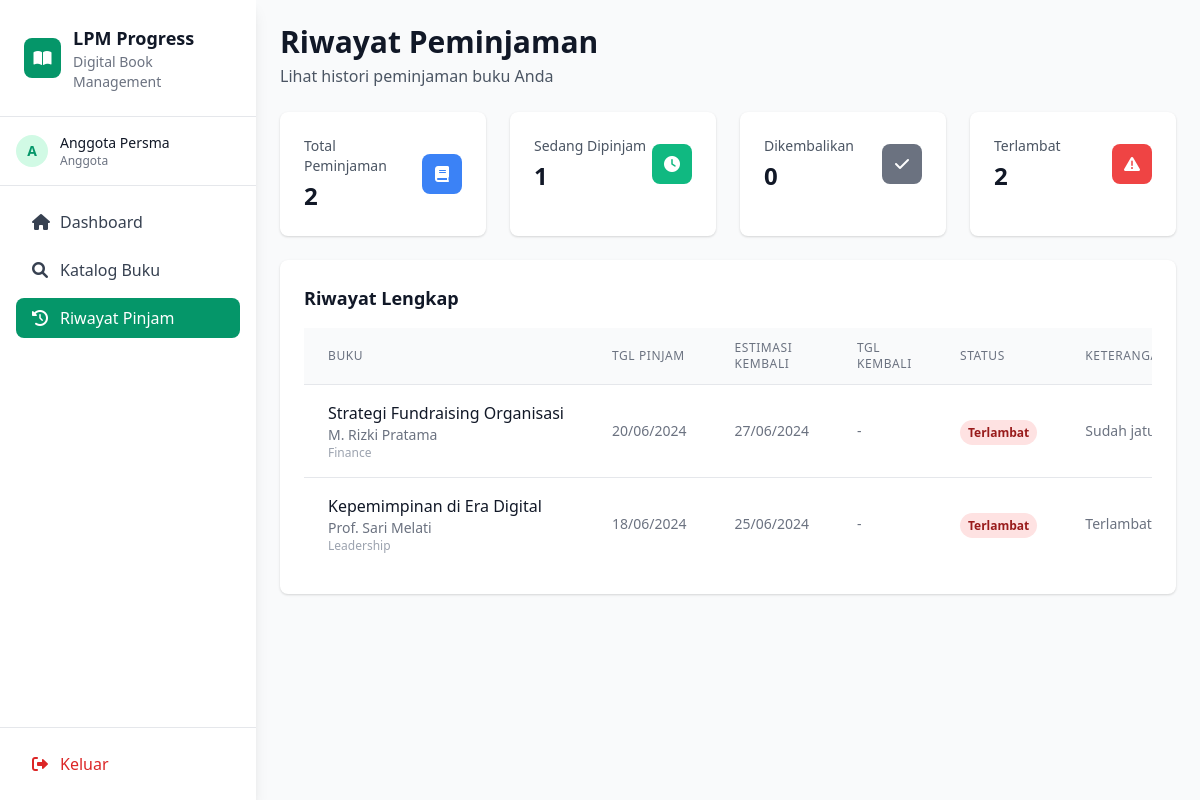
The page /pages/anggota/riwayat.php (signed in) on the database its author committed.
### tables this page shows
CREATE TABLE peminjaman (
    id_peminjaman INT AUTO_INCREMENT PRIMARY KEY,
    id_user INT,
    id_buku INT,
    tanggal_pinjam DATE NOT NULL,
    estimasi_kembali DATE NOT NULL,
    status ENUM('aktif', 'dikembalikan', 'terlambat') DEFAULT 'aktif',
    FOREIGN KEY (id_user) REFERENCES user(id_user),
    FOREIGN KEY (id_buku) REFERENCES buku(id_buku)
);

CREATE TABLE buku (
    id_buku INT AUTO_INCREMENT PRIMARY KEY,
    judul VARCHAR(200) NOT NULL,
    pengarang VARCHAR(100) NOT NULL,
    kategori VARCHAR(50),
    status ENUM('tersedia', 'dipinjam', 'rusak') DEFAULT 'tersedia'
);

### pages/anggota/riwayat.php (the view, shortened to what this page needs)
<?php
include '../../includes/header.php';
$database = new Database();
$db = $database->getConnection();
$user_id = $_SESSION['user_id'];
$query = "SELECT p.*, b.judul, b.pengarang, b.kategori, pen.tanggal_kembali,
          CASE
              WHEN p.estimasi_kembali < CURDATE() AND p.status = 'aktif' THEN 'terlambat'
              ELSE p.status
          END as status_real,
          CASE
              WHEN pen.tanggal_kembali IS NOT NULL THEN DATEDIFF(pen.tanggal_kembali, p.estimasi_kembali)
              WHEN p.estimasi_kembali < CURDATE() AND p.status = 'aktif' THEN DATEDIFF(CURDATE(), p.estimasi_kembali)
              ELSE 0
          END as days_late
          FROM peminjaman p
          JOIN buku b ON p.id_buku = b.id_buku
          LEFT JOIN pengembalian pen ON p.id_peminjaman = pen.id_peminjaman
          WHERE p.id_user = :user_id
          ORDER BY p.tanggal_pinjam DESC";
$stmt = $db->prepare($query);
$stmt->bindParam(':user_id', $user_id);
$stmt->execute();
$loans = $stmt->fetchAll(PDO::FETCH_ASSOC);
$total_loans = count($loans);
$active_loans = count(array_filter($loans, function($loan) { return $loan['status'] === 'aktif'; }));
$returned_loans = count(array_filter($loans, function($loan) { return $loan['status'] === 'dikembalikan'; }));
$overdue_loans = count(array_filter($loans, function($loan) { return $loan['status_real'] === 'terlambat'; }));
?>
<div class="flex h-screen bg-gray-50">
    <?php include '../../includes/sidebar.php'; ?>
    <main class="flex-1 overflow-auto">
        <div class="p-6 space-y-6">
            <div class="flex items-center justify-between">
                <div>
                    <h1 class="text-3xl font-bold text-gray-900">Riwayat Peminjaman</h1>
                    <p class="text-gray-600 mt-1">Lihat histori peminjaman buku Anda</p>
                </div>
            </div>
            <div class="grid grid-cols-1 md:grid-cols-4 gap-6">
                <div class="bg-white rounded-lg shadow p-6">
                    <div class="flex items-center justify-between">
                        <div>
                            <p class="text-sm font-medium text-gray-600">Total Peminjaman</p>
                            <p class="text-2xl font-bold text-gray-900 mt-1"><?php echo $total_loans; ?></p>
                        </div>
                        <div class="w-10 h-10 bg-blue-500 rounded-lg flex items-center justify-center">
                            <i class="fas fa-book text-white"></i>
                        </div>
                    </div>
                </div>
                <div class="bg-white rounded-lg shadow p-6">
                    <div class="flex items-center justify-between">
                        <div>
                            <p class="text-sm font-medium text-gray-600">Sedang Dipinjam</p>
                            <p class="text-2xl font-bold text-gray-900 mt-1"><?php echo $active_loans; ?></p>
                        </div>
                        <div class="w-10 h-10 bg-green-500 rounded-lg flex items-center justify-center">
                            <i class="fas fa-clock text-white"></i>
                        </div>
                    </div>
                </div>
                <div class="bg-white rounded-lg shadow p-6">
                    <div class="flex items-center justify-between">
                        <div>
                            <p class="text-sm font-medium text-gray-600">Dikembalikan</p>
                            <p class="text-2xl font-bold text-gray-900 mt-1"><?php echo $returned_loans; ?></p>
                        </div>
                        <div class="w-10 h-10 bg-gray-500 rounded-lg flex items-center justify-center">
                            <i class="fas fa-check text-white"></i>
                        </div>
                    </div>
                </div>
                <div class="bg-white rounded-lg shadow p-6">
                    <div class="flex items-center justify-between">
                        <div>
                            <p class="text-sm font-medium text-gray-600">Terlambat</p>
                            <p class="text-2xl font-bold text-gray-900 mt-1"><?php echo $overdue_loans; ?></p>
                        </div>
                        <div class="w-10 h-10 bg-red-500 rounded-lg flex items-center justify-center">
                            <i class="fas fa-exclamation-triangle text-white"></i>
                        </div>
                    </div>
                </div>
            </div>
            <div class="bg-white rounded-lg shadow">
                <div class="p-6">
                    <h3 class="text-lg font-semibold text-gray-900 mb-4">Riwayat Lengkap</h3>
                    <?php if (count($loans) > 0): ?>
                        <div class="overflow-x-auto">
                            <table class="min-w-full divide-y divide-gray-200">
                                <thead class="bg-gray-50">
                                    <tr>
                                        <th class="px-6 py-3 text-left text-xs font-medium text-gray-500 uppercase tracking-wider">Buku</th>
                                        <th class="px-6 py-3 text-left text-xs font-medium text-gray-500 uppercase tracking-wider">Tgl Pinjam</th>
                                        <th class="px-6 py-3 text-left text-xs font-medium text-gray-500 uppercase tracking-wider">Estimasi Kembali</th>
                                        <th class="px-6 py-3 text-left text-xs font-medium text-gray-500 uppercase tracking-wider">Tgl Kembali</th>
                                        <th class="px-6 py-3 text-left text-xs font-medium text-gray-500 uppercase tracking-wider">Status</th>
                                        <th class="px-6 py-3 text-left text-xs font-medium text-gray-500 uppercase tracking-wider">Keterangan</th>
                                    </tr>
                                </thead>
                                <tbody class="bg-white divide-y divide-gray-200">
                                    <?php foreach ($loans as $loan): ?>
                                    <tr>
                                        <td class="px-6 py-4 whitespace-nowrap">
                                            <div>
                                                <div class="font-medium text-gray-900"><?php echo htmlspecialchars($loan['judul']); ?></div>
                                                <div class="text-sm text-gray-500"><?php echo htmlspecialchars($loan['pengarang']); ?></div>
                                                <div class="text-xs text-gray-400"><?php echo htmlspecialchars($loan['kategori']); ?></div>
                                            </div>
                                        </td>
                                        <td class="px-6 py-4 whitespace-nowrap text-sm text-gray-500">
                                            <?php echo date('d/m/Y', strtotime($loan['tanggal_pinjam'])); ?>
                                        </td>
                                        <td class="px-6 py-4 whitespace-nowrap text-sm text-gray-500">
                                            <?php echo date('d/m/Y', strtotime($loan['estimasi_kembali'])); ?>
                                        </td>
                                        <td class="px-6 py-4 whitespace-nowrap text-sm text-gray-500">
                                            <?php echo $loan['tanggal_kembali'] ? date('d/m/Y', strtotime($loan['tanggal_kembali'])) : '-'; ?>
                                        </td>
                                        <td class="px-6 py-4 whitespace-nowrap">
                                            <span class="px-2 py-1 text-xs font-semibold rounded-full
                                                <?php
                                                switch($loan['status_real']) {
                                                    case 'terlambat': echo 'bg-red-100 text-red-800'; break;
                                                }
                                                ?>">
                                                <?php
                                                switch($loan['status_real']) {
                                                    case 'terlambat': echo 'Terlambat'; break;
                                                }
                                                ?>
                                            </span>
                                        </td>
                                        <td class="px-6 py-4 whitespace-nowrap text-sm text-gray-500">
                                            <?php
                                            if ($loan['days_late'] > 0) {
                                                echo "Terlambat " . $loan['days_late'] . " hari";
                                            } elseif ($loan['status'] === 'dikembalikan' && $loan['days_late'] < 0) {
                                                echo "Dikembalikan " . abs($loan['days_late']) . " hari lebih awal";
                                            } elseif ($loan['status'] === 'dikembalikan') {
                                                echo "Tepat waktu";
                                            } else {
                                                $days_left = ceil((strtotime($loan['estimasi_kembali']) - time()) / (60 * 60 * 24));
                                                if ($days_left > 0) {
                                                    echo "Sisa " . $days_left . " hari";
                                                } else {
                                                    echo "Sudah jatuh tempo";
                                                }
                                            }
                                            ?>
                                        </td>
                                    </tr>
                                    <?php endforeach; ?>
                                </tbody>
                            </table>
                        </div>
                    <?php endif; ?>
                </div>
            </div>
        </div>
    </main>
</div>
<?php include '../../includes/footer.php'; ?>

### rows shown on the page
peminjaman: id_buku.judul "Strategi Fundraising Organisasi", id_buku.pengarang "M. Rizki Pratama", id_buku.kategori "Finance", tanggal_pinjam "20/06/2024", estimasi_kembali "27/06/2024", status "Sudah…"
peminjaman: id_buku.judul "Kepemimpinan di Era Digital", id_buku.pengarang "Prof. Sari Melati", id_buku.kategori "Leadership", tanggal_pinjam "18/06/2024", estimasi_kembali "25/06/2024"

### other values the page prints
substr($_SESSION['nama'], 0, 1) "A"
$_SESSION['nama'] "Anggota Persma"
$total_loans "2"
$active_loans "1"
$returned_loans "0"
$overdue_loans "2"
